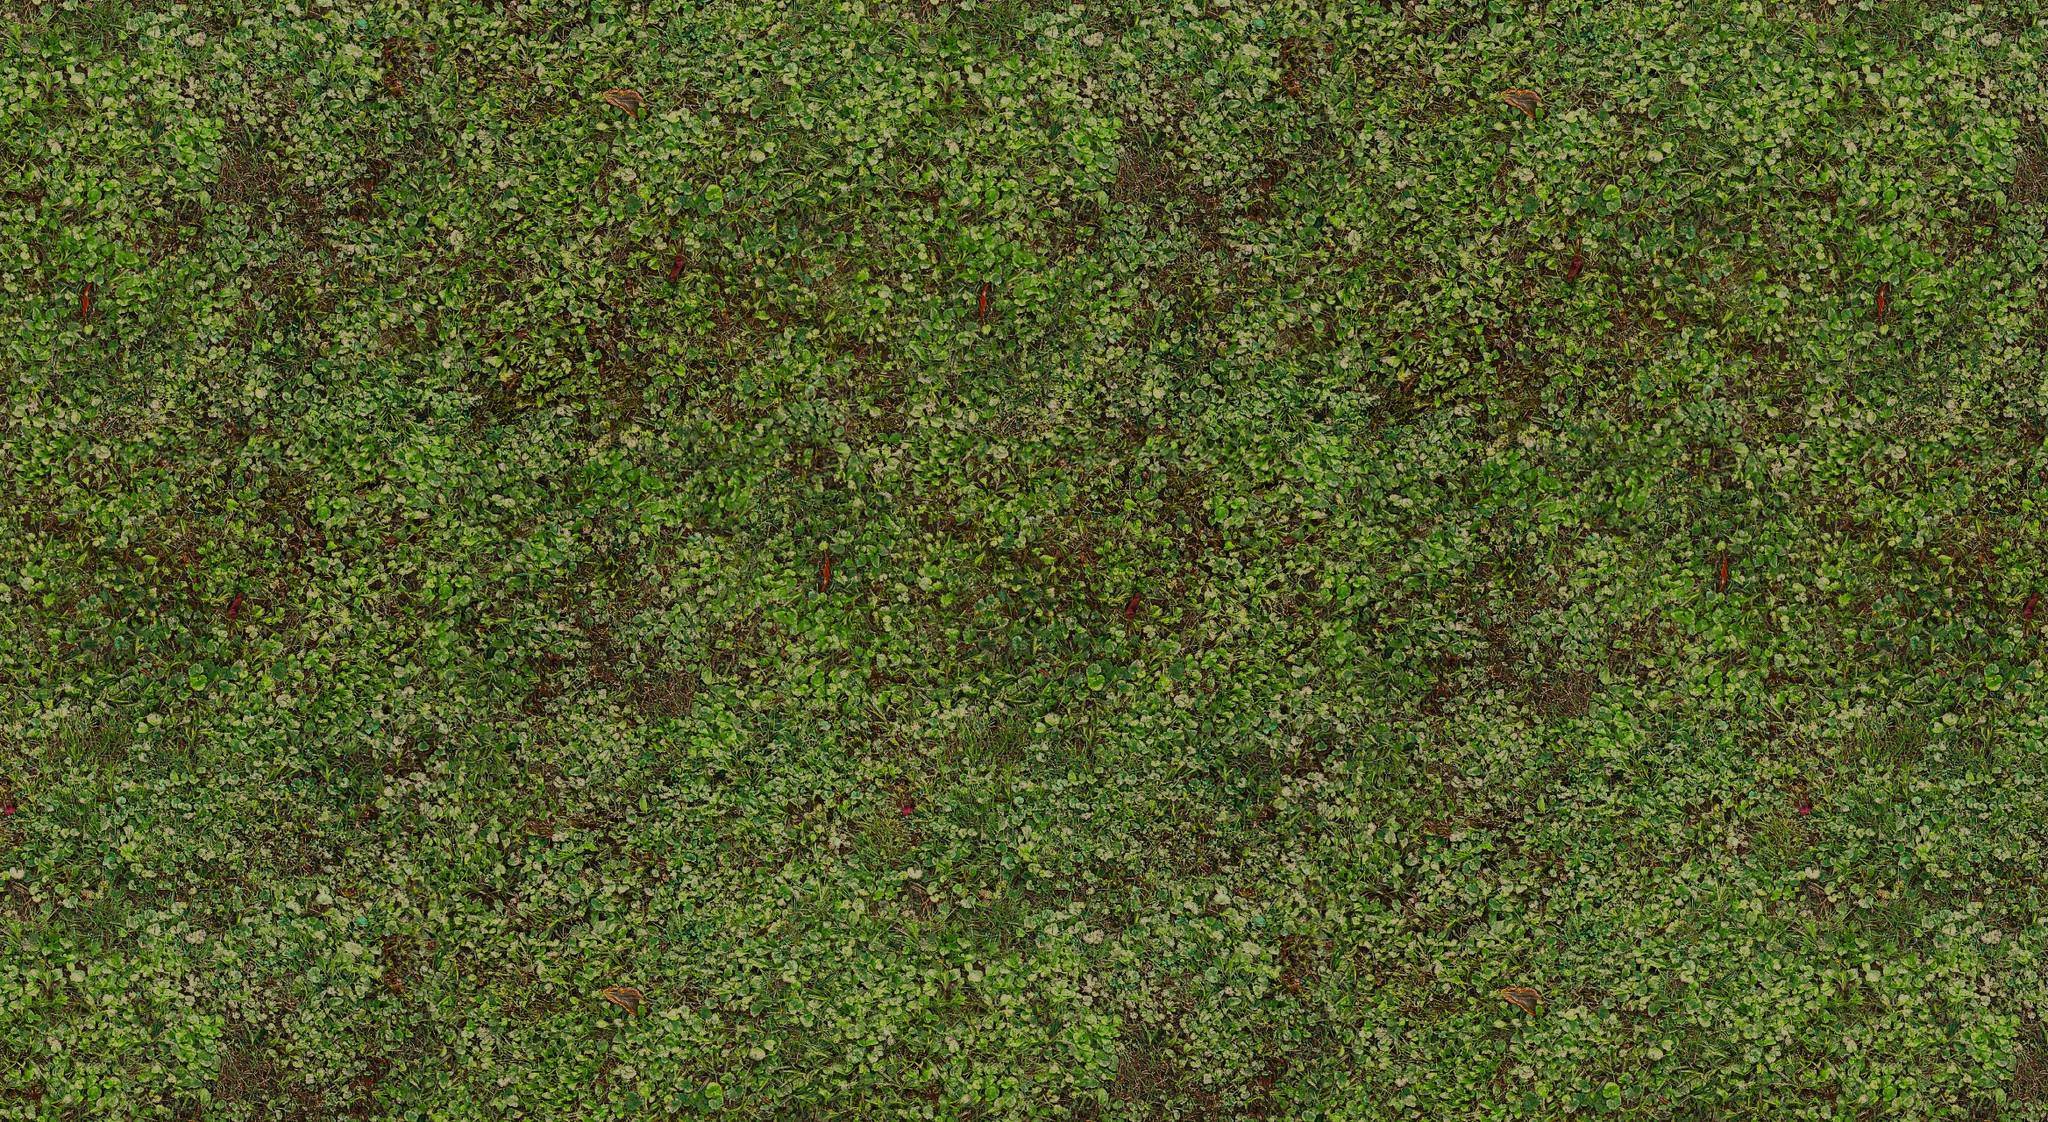

The image is a tile-based game level rendered from a .tmx file. Its description and source (layers, tilesets, objects; grid data summarised) follow:
An orthogonal 73x40 tile map with 32x32 px tiles, 1 tile layer (Tile Layer 1).

<map version="1.4" tiledversion="2020.10.30" orientation="orthogonal" renderorder="right-down" width="73" height="40" tilewidth="32" tileheight="32" infinite="0" nextlayerid="3" nextobjectid="1">
 <tileset firstgid="1" source="grass_ground_d.tsx" />
 <layer id="2" name="Tile Layer 1" width="73" height="40">
  <data>[2920 cells, 2920 non-empty, 1024 distinct tile ids]</data>
 </layer>
</map>
